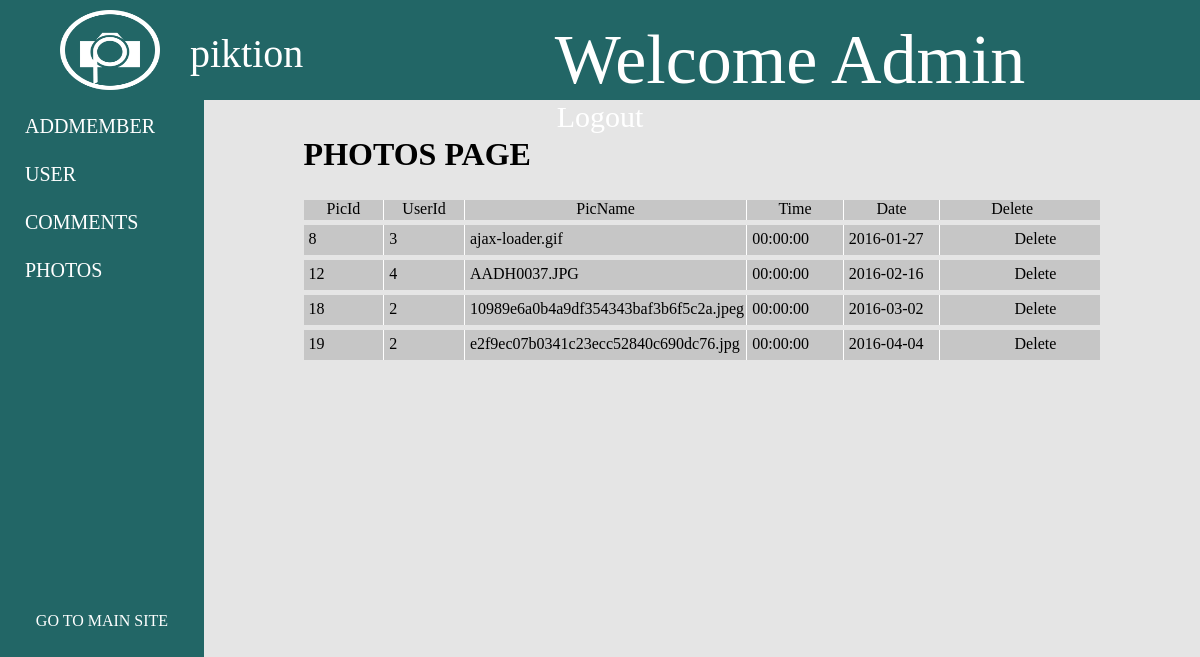
The app's page /admin/index.php?pageName=photos (signed in) with its own data.
### tables this page shows
CREATE TABLE IF NOT EXISTS `picdetail` (
  `id` int(11) NOT NULL AUTO_INCREMENT,
  `userid` int(11) NOT NULL,
  `picname` varchar(100) NOT NULL,
  `caption` text NOT NULL,
  `likes` int(100) NOT NULL,
  `dislikes` int(100) NOT NULL,
  `time` time NOT NULL,
  `date` date NOT NULL,
  `liked_by` int(10) NOT NULL,
  `disliked_by` int(11) NOT NULL,
  `report` int(11) NOT NULL,
  PRIMARY KEY (`id`)
);

### admin/index.php (called while the page is built)
<?php include('header.php'); ?>
			<?php include($url); ?>
		<?php include('footer.php'); ?>

### includes/addMemberFunction.php (called while the page is built, shortened)
<?php
	require_once('config.php');
	function fetchPhotos()
	{
		global $con;
		$query = "SELECT id,userid,picname,time,date FROM picdetail";
		$res = mysqli_query($con,$query);
		return $res;
	}
?>

### admin/photos.php (the view, shortened to what this page needs)
<?php
	require_once('../includes/addMemberFunction.php');
	$result = fetchPhotos();
?>
<div class="comment_head">
	<div class="col_picid maincol" style="width:10%;height:20px;float:left;">PicId</div>
	<div class="col_userid maincol" style="width:10%;height:20px;float:left;">UserId</div>
	<div class="col_picname maincol" style="width:35.3%;height:20px;float:left;">PicName</div>
	<div class="col_time maincol" style="width:12%;height:20px;float:left;">Time</div>
	<div class="col_date maincol" style="width:12%;height:20px;float:left;">Date</div>
	<div class="col_delete maincol" style="width:18%;height:20px;float:left;border:none;">Delete</div>
</div>
<?php
	while($row=mysqli_fetch_assoc($result))
	{
		echo "<div class=\"main_users\" style=\"width:100%;height:30px;margin-top:5px;background:#c6c6c6;\">";
			echo "<div class=\"picid\" style=\"width:10%;height:30px;float:left;border-right:1px solid #fff;\">";
				echo "<div class=\"pic_id col\">{$row['id']}</div>";
			echo "</div>";
			echo "<div class=\"userid\" style=\"width:10%;height:30px;float:left;border-right:1px solid #fff;\">";
				echo "<div class=\"userid_text col\">{$row['userid']}</div>";
			echo "</div>";
			echo "<div class=\"picname\" style=\"width:35.3%;height:30px;float:left;border-right:1px solid #fff;\">";
				echo"<div class=\"pic_text col\">{$row['picname']}</div>";
			echo"</div>";
			echo"<div class=\"time\" style=\"width:12%;height:30px;float:left;border-right:1px solid #fff;\">";
				echo"<div class=\"time_text col\">{$row['time']}</div>";
			echo"</div>";
			echo"<div class=\"date\" style=\"width:12%;height:30px;float:left;border-right:1px solid #fff;\">";
				echo"<div class=\"date_txt col\">{$row['date']}</div>";
			echo"</div>";
			echo"<div class=\"delete\" style=\"width:18%;height:30px;float:left;\">";
				echo"<div class=\"delete_link col\"><a href=\"deletepic.php?id={$row['id']}\" style=\"color:#000;\">Delete</a></div>";
			echo"</div>";
		echo"</div>";
	}
?>

### admin/css/style.css (style rules this page uses)
a { text-decoration:none; color:#fff; }
.comment_head { width:100%; height:20px; background:#c6c6c6; }
.maincol { text-align:center; border-right:1px solid #fff; }
.col { width:180px; height:30px; padding:5px 5px; }
.delete_link { text-align:center; }

### records on screen
picdetail: id "8", userid "3", picname "ajax-loader.gif", time "00:00:00", date "2016-01-27"
picdetail: id "12", userid "4", picname "AADH0037.JPG", time "00:00:00", date "2016-02-16"
picdetail: id "18", userid "2", picname "10989e6a0b4a9df354343baf3b6f5c2a.jpeg", time "00:00:00", date "2016-03-02"
picdetail: id "19", userid "2", picname "e2f9ec07b0341c23ecc52840c690dc76.jpg", time "00:00:00", date "2016-04-04"

### other values on screen
$pageName "PHOTOS"
